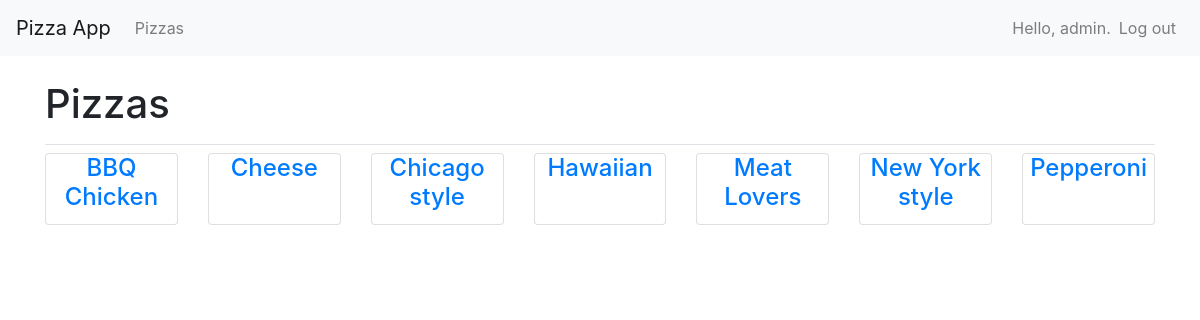
/pizzas/ (signed in), run on the app's committed database.
### pizza_app/models.py (models this page shows)
class Pizza(models.Model):
    name = models.CharField(max_length=200)
    date_added = models.DateTimeField(auto_now_add=True)
    def __str__(self):
        return self.name

### pizza_app/views.py (the view)
# urls.py: path('pizzas/', views.pizzas, name='pizzas'),
@login_required
def pizzas(request):
    pizzas = Pizza.objects.order_by('name')
    context = {'pizzas':pizzas}
    return render(request, 'pizza_app/pizzas.html', context)

### pizza_app/templates/pizza_app/pizzas.html
{% extends "pizza_app/base.html" %}
{% block page_header %}
    <h1>Pizzas</h1>
{% endblock page_header %}
{% block content %}
<div class="card-deck">
    {% for pizza in pizzas %}
        <div class="card">
            <a href="{% url 'pizza_app:pizza' pizza.id %}">
            <div class="card-block">
                <h4 class="card-title" style="text-align: center;">{{ pizza }}
                </h4>
            </div>
            </a>
        </div>
    {% endfor %}
</div>
{% endblock content %}

### pizza_app/templates/pizza_app/base.html (shortened to what this page needs)
{% load bootstrap4 %}
<!doctype html>
<html lang="en">
<head>
   {% bootstrap_css %}
</head>
<body>
   <nav class="navbar navbar-expand-md navbar-light bg-light mb-4">
       <a class="navbar-brand" href="{% url 'pizza_app:index'%}">
          Pizza App</a>
       <div class="collapse navbar-collapse" id="navbarCollapse">
           <ul class="navbar-nav mr-auto">
               <li class="nav-item">
                   <a class="nav-link" href="{% url 'pizza_app:pizzas'%}">
                       Pizzas</a>
                </li>
           </ul>
           <ul class="navbar-nav ml-auto">
                {% if user.is_authenticated %}
                <li class="nav-item">
                    <span class="navbar-text">Hello, {{ user.username }}.</span>
                </li>
                <li class="nav-item">
                    <a class="nav-link" href="{% url 'users:logout' %}">Log out</a>
                </li>
                {% endif %}
            </ul>
       </div>
   </nav>
   <main role="main" class="container">
       <div class="pb-2 mb-2 border-bottom">
           {% block page_header %}{% endblock page_header %}
       </div>
       <div>
           {% block content %}{% endblock content %}
       </div>
   </main>
</body>
</html>

### data on the page
Pizza: name "BBQ Chicken"
Pizza: name "Cheese"
Pizza: name "Chicago style"
Pizza: name "Hawaiian"
Pizza: name "Meat Lovers"
Pizza: name "New York style"
Pizza: name "Pepperoni"

### other printed values
{{ user.username }} "admin"
